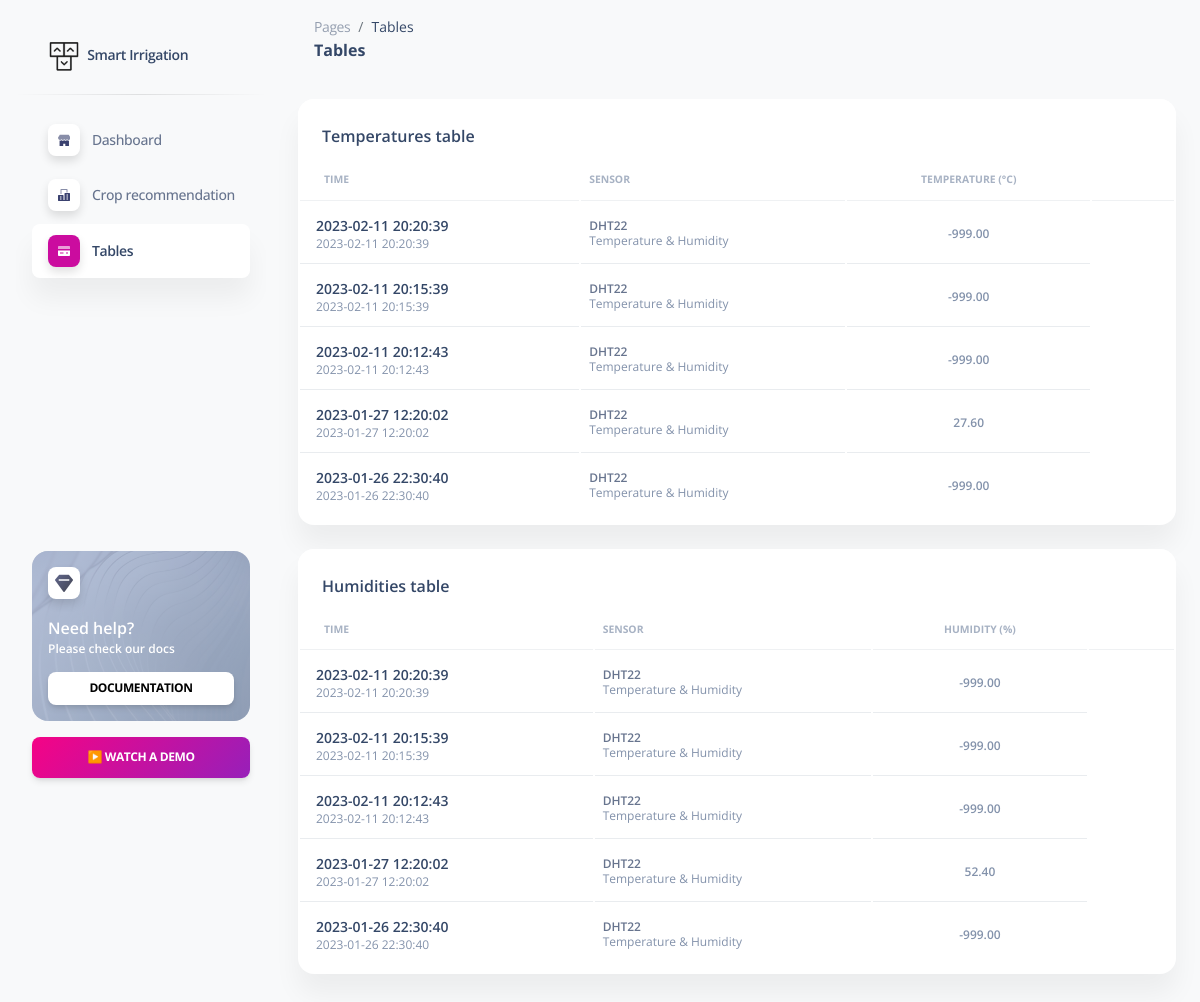
/home/tables, run on the app's committed database.
### tables this page shows
CREATE TABLE temperatures (rDatetime datetime, sensorID text, temp numeric);

CREATE TABLE humidities (rDatetime datetime, sensorID text, hum numeric);

### app.py (the view)
@app.route("/home/tables")
def tables():
    import sqlite3
    conn=sqlite3.connect('/var/www/major_project/app.db')
    curs=conn.cursor()
    curs.execute("SELECT * FROM temperatures ORDER BY rDatetime DESC LIMIT 5")
    temperatures = curs.fetchall()
    curs.execute("SELECT * FROM humidities ORDER BY rDatetime DESC LIMIT 5")
    humidities = curs.fetchall()
    conn.close()
    return render_template("tables.html",temp=temperatures,hum=humidities)

### templates/tables.html (shortened to what this page needs)
<!DOCTYPE html>
<html lang="en">
  <head>
    <link href="/static/assets/css/nucleo-icons.css" rel="stylesheet" />
    <link href="/static/assets/css/nucleo-svg.css" rel="stylesheet" />
    <link href="/static/assets/css/nucleo-svg.css" rel="stylesheet" />
    <link
      id="pagestyle"
      href="/static/assets/css/soft-ui-dashboard.css?v=1.0.7"
      rel="stylesheet"
    />
  </head>
  <body class="g-sidenav-show bg-gray-100">
    <aside
      class="sidenav navbar navbar-vertical navbar-expand-xs border-0 border-radius-xl my-3 fixed-start ms-3"
      id="sidenav-main"
    >
      <div class="sidenav-header">
        <a class="navbar-brand m-0" href="/home/dashboard " target="_blank">
          <img
            src="/static/assets/img/logo-ct-dark.png"
            class="navbar-brand-img h-100"
            alt="main_logo"
          />
          <span class="ms-1 font-weight-bold">Smart Irrigation</span>
        </a>
      </div>
      <hr class="horizontal dark mt-0" />
      <div class="collapse navbar-collapse w-auto" id="sidenav-collapse-main">
        <ul class="navbar-nav">
          <li class="nav-item">
            <a class="nav-link" href="/home/dashboard">
              <div
                class="icon icon-shape icon-sm shadow border-radius-md bg-white text-center me-2 d-flex align-items-center justify-content-center"
              >
              </div>
              <span class="nav-link-text ms-1">Dashboard</span>
            </a>
          </li>
          <li class="nav-item">
            <a class="nav-link" href="/home/crop_recommendation">
              <div
                class="icon icon-shape icon-sm shadow border-radius-md bg-white text-center me-2 d-flex align-items-center justify-content-center"
              >
              </div>
              <span class="nav-link-text ms-1">Crop recommendation</span>
            </a>
          </li>
          <li class="nav-item">
            <a class="nav-link active" href="/home/tables">
              <div
                class="icon icon-shape icon-sm shadow border-radius-md bg-white text-center me-2 d-flex align-items-center justify-content-center"
              >
              </div>
              <span class="nav-link-text ms-1">Tables</span>
            </a>
          </li>
        </ul>
      </div>
      <div class="sidenav-footer mx-3">
        <div
          class="card card-background shadow-none card-background-mask-secondary"
          id="sidenavCard"
        >
          <div
            class="full-background"
            style="
              background-image: url('/static/assets/img/curved-images/white-curved.jpg');
            "
          ></div>
          <div class="card-body text-start p-3 w-100">
            <div
              class="icon icon-shape icon-sm bg-white shadow text-center mb-3 d-flex align-items-center justify-content-center border-radius-md"
            >
              <i
                class="ni ni-diamond text-dark text-gradient text-lg top-0"
                aria-hidden="true"
                id="sidenavCardIcon"
              ></i>
            </div>
            <div class="docs-info">
              <h6 class="text-white up mb-0">Need help?</h6>
              <p class="text-xs font-weight-bold">Please check our docs</p>
              <a
                href="/home/dashboard"
                target="_blank"
                class="btn btn-white btn-sm w-100 mb-0"
                >Documentation</a
              >
            </div>
          </div>
        </div>
        <a class="btn bg-gradient-primary mt-3 w-100" href="/home/dashboard"
          >▶️ Watch a demo</a
        >
      </div>
    </aside>
    <main
      class="main-content position-relative max-height-vh-100 h-100 border-radius-lg"
    >
      <nav
        class="navbar navbar-main navbar-expand-lg px-0 mx-4 shadow-none border-radius-xl"
        id="navbarBlur"
        navbar-scroll="true"
      >
        <div class="container-fluid py-1 px-3">
          <nav aria-label="breadcrumb">
            <ol
              class="breadcrumb bg-transparent mb-0 pb-0 pt-1 px-0 me-sm-6 me-5"
            >
              <li class="breadcrumb-item text-sm">
                <a class="opacity-5 text-dark" href="javascript:;">Pages</a>
              </li>
              <li
                class="breadcrumb-item text-sm text-dark active"
                aria-current="page"
              >
                Tables
              </li>
            </ol>
            <h6 class="font-weight-bolder mb-0">Tables</h6>
          </nav>
        </div>
      </nav>
      <div class="container-fluid py-4">
        <div class="row">
          <div class="col-12">
            <div class="card mb-4">
              <div class="card-header pb-0">
                <h6>Temperatures table</h6>
              </div>
              <div class="card-body px-0 pt-0 pb-2">
                <div class="table-responsive p-0">
                  <table class="table align-items-center mb-0">
                    <thead>
                      <tr>
                        <th
                          class="text-uppercase text-secondary text-xxs font-weight-bolder opacity-7"
                        >
                          Time
                        </th>
                        <th
                          class="text-uppercase text-secondary text-xxs font-weight-bolder opacity-7 ps-2"
                        >
                          Sensor
                        </th>
                        <th
                          class="text-center text-uppercase text-secondary text-xxs font-weight-bolder opacity-7"
                        >
                          Temperature (°C)
                        </th>
                        <th class="text-secondary opacity-7"></th>
                      </tr>
                    </thead>
                    <tbody>
                        {% for row in temp %}
                        <tr>
                        <td>
                          <div class="d-flex px-2 py-1">
                            <div
                              class="d-flex flex-column justify-content-center"
                            >
                              <h6 class="mb-0 text-sm">{{row[0]}}</h6>
                              <p class="text-xs text-secondary mb-0">
                                {{row[0]}}
                              </p>
                            </div>
                          </div>
                        </td>
                        <td>
                          {% if row[1] == "1" %}
                            <p class="text-xs font-weight-bold mb-0">DHT22</p>
                            <p class="text-xs text-secondary mb-0">
                                Temperature & Humidity
                            </p>
                          {% elif row[1] == "2" %}
                            <p class="text-xs font-weight-bold mb-0">Soil</p>
                            <p class="text-xs text-secondary mb-0">
                                Moisture sensor
                            </p>
                          {% else %}
                            <p class="text-xs font-weight-bold mb-0">Unknown</p>
                            <p class="text-xs text-secondary mb-0">
                                Unknown
                            </p>
                          {% endif %}
                        </td>
                        <td class="align-middle text-center">
                          <span class="text-secondary text-xs font-weight-bold"
                            >{{'%0.2f'|format(row[2])}}</span
                          >
                        </td>
                      </tr>
                      {% endfor %}
                    </tbody>
                  </table>
                </div>
              </div>
            </div>
          </div>
        </div>
        <div class="row">
          <div class="col-12">
            <div class="card mb-4">
              <div class="card-header pb-0">
                <h6>Humidities table</h6>
              </div>
              <div class="card-body px-0 pt-0 pb-2">
                <div class="table-responsive p-0">
                  <table class="table align-items-center mb-0">
                    <thead>
                      <tr>
                        <th
                          class="text-uppercase text-secondary text-xxs font-weight-bolder opacity-7"
                        >
                          Time
                        </th>
                        <th
                          class="text-uppercase text-secondary text-xxs font-weight-bolder opacity-7 ps-2"
                        >
                          Sensor
                        </th>
                        <th
                          class="text-center text-uppercase text-secondary text-xxs font-weight-bolder opacity-7"
                        >
                          Humidity (%)
                        </th>
                        <th class="text-secondary opacity-7"></th>
                      </tr>
                    </thead>
                    <tbody>
                        {% for row in hum %}
                        <tr>
                        <td>
                          <div class="d-flex px-2 py-1">
                            <div
                              class="d-flex flex-column justify-content-center"
                            >
                              <h6 class="mb-0 text-sm">{{row[0]}}</h6>
                              <p class="text-xs text-secondary mb-0">
                                {{row[0]}}
                              </p>
                            </div>
                          </div>
                        </td>
                        <td>
                          {% if row[1] == "1" %}
                            <p class="text-xs font-weight-bold mb-0">DHT22</p>
                            <p class="text-xs text-secondary mb-0">
                                Temperature & Humidity
                            </p>
                          {% elif row[1] == "2" %}
                            <p class="text-xs font-weight-bold mb-0">Soil</p>
                            <p class="text-xs text-secondary mb-0">
                                Moisture sensor
                            </p>
                          {% else %}
                            <p class="text-xs font-weight-bold mb-0">Unknown</p>
                            <p class="text-xs text-secondary mb-0">
                                Unknown
                            </p>
                          {% endif %}
                        </td>
                        <td class="align-middle text-center">
                          <span class="text-secondary text-xs font-weight-bold"
                            >{{'%0.2f'|format(row[2])}}</span
                          >
                        </td>
                      </tr>
                      {% endfor %}
                    </tbody>
                  </table>
                </div>
              </div>
            </div>
          </div>
        </div>
      </div>
    </main>
  </body>
</html>

### static/assets/css/nucleo-svg.css (style rules this page uses)
.icon { display: inline-block; color: #111111; height: 1em; width: 1em; }
.icon-sm { height: 0.8em; width: 0.8em; }
.icon { fill: currentColor; stroke: none; }

### data on the page
temperatures: rDatetime "2023-02-11 20:20:39", sensorID "DHT22", temp "-999.00"
temperatures: rDatetime "2023-02-11 20:15:39", sensorID "DHT22", temp "-999.00"
temperatures: rDatetime "2023-02-11 20:12:43", sensorID "DHT22", temp "-999.00"
temperatures: rDatetime "2023-01-27 12:20:02", sensorID "DHT22", temp "27.60"
temperatures: rDatetime "2023-01-26 22:30:40", sensorID "DHT22", temp "-999.00"
humidities: rDatetime "2023-02-11 20:20:39", sensorID "DHT22", hum "-999.00"
humidities: rDatetime "2023-02-11 20:15:39", sensorID "DHT22", hum "-999.00"
humidities: rDatetime "2023-02-11 20:12:43", sensorID "DHT22", hum "-999.00"
humidities: rDatetime "2023-01-27 12:20:02", sensorID "DHT22", hum "52.40"
humidities: rDatetime "2023-01-26 22:30:40", sensorID "DHT22", hum "-999.00"
